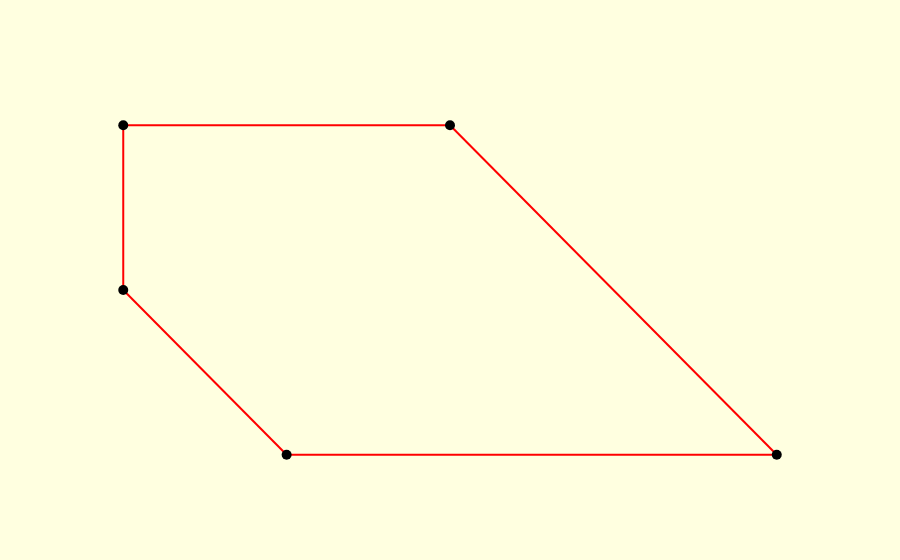

Notebook code for this chart:
### Code cell
poly = Polygon('input.txt')
fig = simple_plot(poly)
fig.show()

### Figure 1 — Plotly figure (JSON) as saved in the notebook; plotly's stock layout.template omitted (floating-point values rounded to 4 significant figures)
{"data": [{"line": {"color": "red", "width": 2}, "mode": "lines", "showlegend": false, "type": "scatter", "x": [1, 1], "y": [0, 1]}, {"line": {"color": "red", "width": 2}, "mode": "lines", "showlegend": false, "type": "scatter", "x": [1, 3], "y": [1, 1]}, {"line": {"color": "red", "width": 2}, "mode": "lines", "showlegend": false, "type": "scatter", "x": [3, 5], "y": [1, -1]}, {"line": {"color": "red", "width": 2}, "mode": "lines", "showlegend": false, "type": "scatter", "x": [5, 2], "y": [-1, -1]}, {"line": {"color": "red", "width": 2}, "mode": "lines", "showlegend": false, "type": "scatter", "x": [2, 1], "y": [-1, 0]}, {"marker": {"color": "black", "size": 10}, "mode": "markers", "showlegend": false, "type": "scatter", "x": [1, 1, 3, 5, 2], "y": [0, 1, 1, -1, -1]}], "layout": {"paper_bgcolor": "lightYellow", "plot_bgcolor": "lightYellow", "xaxis": {"showgrid": false, "showline": false, "showticklabels": false, "zeroline": false}, "yaxis": {"showgrid": false, "showline": false, "showticklabels": false, "zeroline": false}}}
